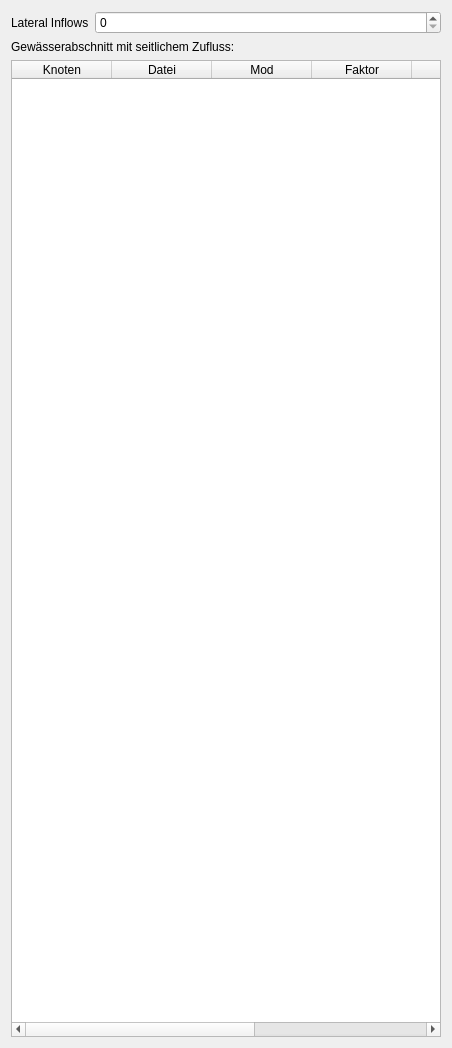
         <widget class="QWidget" name="p_szufgang">
          <property name="geometry">
           <rect>
            <x>0</x>
            <y>0</y>
            <width>452</width>
            <height>1048</height>
           </rect>
          </property>
          <attribute name="label">
           <string>Seitliche Zuflussganglinie(n)</string>
          </attribute>
          <layout class="QVBoxLayout" name="verticalLayout_12">
           <item>
            <layout class="QFormLayout" name="formLayout_14">
             <item row="0" column="0">
              <widget class="QLabel" name="label_39">
               <property name="text">
                <string>Lateral Inflows</string>
               </property>
              </widget>
             </item>
             <item row="0" column="1">
              <widget class="QSpinBox" name="p_latinf">
               <property name="maximum">
                <number>9999</number>
               </property>
              </widget>
             </item>
            </layout>
           </item>
           <item>
            <widget class="QLabel" name="label_63">
             <property name="text">
              <string>Gewässerabschnitt mit seitlichem Zufluss:</string>
             </property>
            </widget>
           </item>
           <item>
            <widget class="QTableWidget" name="p_lie_table">
             <property name="sizeAdjustPolicy">
              <enum>QAbstractScrollArea::AdjustToContents</enum>
             </property>
             <property name="alternatingRowColors">
              <bool>true</bool>
             </property>
             <attribute name="verticalHeaderVisible">
              <bool>false</bool>
             </attribute>
             <column>
              <property name="text">
               <string>Knoten</string>
              </property>
             </column>
             <column>
              <property name="text">
               <string>Datei</string>
              </property>
             </column>
             <column>
              <property name="text">
               <string>Mod</string>
              </property>
             </column>
             <column>
              <property name="text">
               <string>Faktor</string>
              </property>
             </column>
             <column>
              <property name="text">
               <string>Station</string>
              </property>
             </column>
             <column>
              <property name="text">
               <string>Basis Q</string>
              </property>
             </column>
             <column>
              <property name="text">
               <string>Schalter</string>
              </property>
              <property name="toolTip">
               <string>&lt;html&gt;&lt;head/&gt;&lt;body&gt;&lt;p&gt;Schlater (Latcom) für dir Brechnung des seitlichen Zuflusses&lt;/p&gt;&lt;p&gt;über GW-Modell&lt;/p&gt;&lt;p&gt;&lt;br/&gt;&lt;/p&gt;&lt;p&gt;Latcom = 0: Keine Berechnung&lt;/p&gt;&lt;p&gt;Latcom = 1: Berechnung über Drainage-modell&lt;/p&gt;&lt;p&gt;Latcom = 2: Berechnung der seitlichen Zuflussganglinie über Einheitsganglinienverfahren&lt;/p&gt;&lt;/body&gt;&lt;/html&gt;</string>
              </property>
             </column>
            </widget>
           </item>
          </layout>
         </widget>
